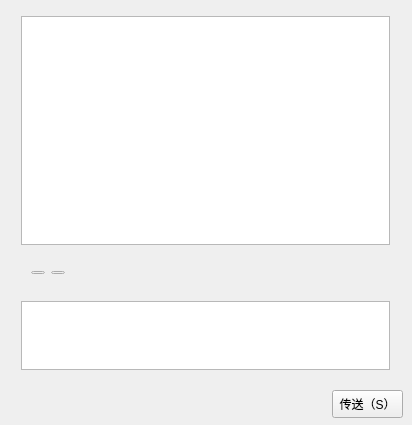
<?xml version="1.0" encoding="UTF-8"?>
<ui version="4.0">
 <class>MainWindow</class>
 <widget class="QMainWindow" name="MainWindow">
  <property name="geometry">
   <rect>
    <x>0</x>
    <y>0</y>
    <width>412</width>
    <height>425</height>
   </rect>
  </property>
  <property name="windowTitle">
   <string>MainWindow</string>
  </property>
  <widget class="QWidget" name="centralWidget">
   <widget class="QWidget" name="gridLayoutWidget">
    <property name="geometry">
     <rect>
      <x>10</x>
      <y>5</y>
      <width>391</width>
      <height>251</height>
     </rect>
    </property>
    <layout class="QGridLayout" name="gridLayout">
     <item row="0" column="0">
      <widget class="QTextBrowser" name="textBrowser"/>
     </item>
    </layout>
   </widget>
   <widget class="QPushButton" name="send_chat">
    <property name="geometry">
     <rect>
      <x>332</x>
      <y>390</y>
      <width>71</width>
      <height>28</height>
     </rect>
    </property>
    <property name="text">
     <string>传送（S）</string>
    </property>
   </widget>
   <widget class="QWidget" name="gridLayoutWidget_2">
    <property name="geometry">
     <rect>
      <x>10</x>
      <y>290</y>
      <width>391</width>
      <height>91</height>
     </rect>
    </property>
    <layout class="QGridLayout" name="gridLayout_2">
     <item row="0" column="0">
      <widget class="QTextEdit" name="textEdit"/>
     </item>
    </layout>
   </widget>
   <widget class="QWidget" name="">
    <property name="geometry">
     <rect>
      <x>20</x>
      <y>260</y>
      <width>56</width>
      <height>25</height>
     </rect>
    </property>
    <layout class="QHBoxLayout" name="horizontalLayout">
     <item>
      <widget class="QToolButton" name="QQface">
       <property name="text">
        <string>...</string>
       </property>
       <property name="icon">
        <iconset>
         <normaloff>C:/Users/lenovo/Desktop/好未来/IM_QQ-master/IM_QQ-master/client/face/2.gif</normaloff>C:/Users/lenovo/Desktop/好未来/IM_QQ-master/IM_QQ-master/client/face/2.gif</iconset>
       </property>
      </widget>
     </item>
     <item>
      <widget class="QToolButton" name="filetrans">
       <property name="text">
        <string>...</string>
       </property>
       <property name="icon">
        <iconset>
         <activeon>C:/Users/lenovo/Desktop/好未来/IM_QQ-master/IM_QQ-master/client/face/fileopen.png</activeon>
        </iconset>
       </property>
      </widget>
     </item>
    </layout>
   </widget>
  </widget>
 </widget>
 <layoutdefault spacing="6" margin="11"/>
 <resources/>
 <connections/>
</ui>
